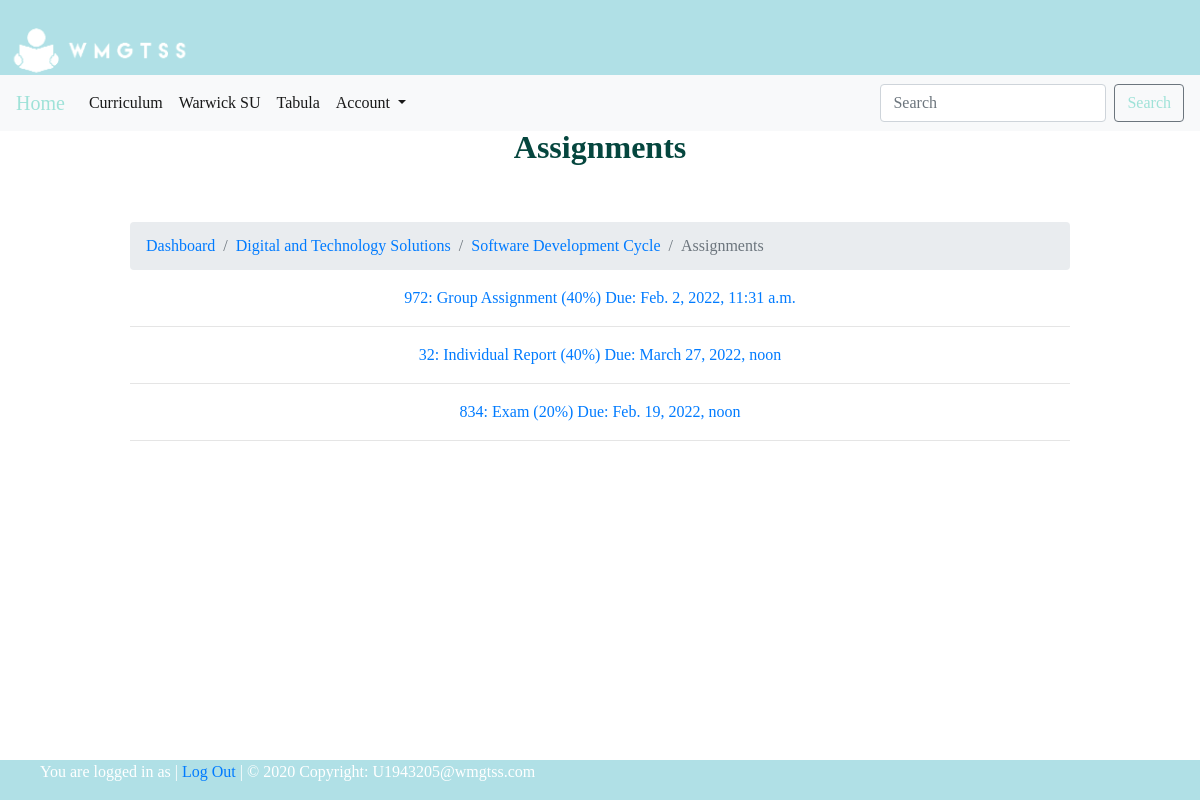
Screenshot of /curriculum/digital-and-technology-solutions/software-development-cycle/assignments with the database file from the repository.
### curriculum/models.py (models this page shows, shortened)
class Module(models.Model):
    module_id = models.IntegerField(unique=True, max_length=100)
    name = models.TextField(max_length=50)
    course = models.ForeignKey(Course, on_delete=models.CASCADE, related_name='modules')
    teacher = models.ForeignKey(User, on_delete=models.CASCADE)
    slug = models.SlugField(null=True, blank=True)

class Course(models.Model):
    course_id = models.CharField(unique=True, max_length=50)
    name = models.TextField(max_length=50)
    slug = models.SlugField(null=True, blank=True)
    image = models.ImageField(upload_to=course_rename, blank=True, verbose_name="Course Image")
    description = models.TextField(max_length=500, blank=True)
    def __str__(self):
        return self.name

class Assignment(models.Model):
    id = models.CharField(primary_key =True, max_length=50)
    course = models.ForeignKey(Course, on_delete=models.CASCADE, related_name='assignments')
    module = models.ForeignKey(Module, on_delete=models.CASCADE,related_name='assignments')
    name = models.TextField(max_length=50)
    description = models.TextField(max_length=250)
    slug = models.SlugField(null=True, blank=True)
    duedate = models.DateTimeField()

### curriculum/views.py (the view)
# urls.py: path('<str:course>/<str:slug>/assignments', views.AssignmentListView.as_view(), name='assignment_list'),
class AssignmentListView(DetailView):
    context_object_name = 'modules'
    model = Module
    template_name = 'curriculum/assignment_list_view.html'

### curriculum/templates/curriculum/assignment_list_view.html (shortened to what this page needs)
{% extends 'base.html' %}
{% load static %}
{% block title %} Assignments {% endblock %}
{% block content %}
<nav aria-label="breadcrumb">
    <ol class="breadcrumb">
      <li class="breadcrumb-item"><a href="/">Dashboard</a></li>
      <li class="breadcrumb-item"><a href="{% url 'curriculum:course_list' %}">{{modules.course}}</a></li>
      <li class="breadcrumb-item"><a href="{% url 'curriculum:module_list' slug=modules.course.slug %}">{{modules.name}}</a></li>
      <li class="breadcrumb-item active" aria-current="page">Assignments</li>
    </ol>
  </nav>
{% for assignment in modules.assignments.all %}
<a href="{% url 'curriculum:assignment_detail' slug=assignment.slug module=modules.slug course=assignment.course.slug %}" >
    {{assignment.id}}: {{assignment.name}} Due: {{assignment.duedate}} </a>
<hr>
{% endfor %}
{% endblock %}

### rows the page displays
Module: course "Digital and Technology Solutions", name "Software Development Cycle"
Assignment: id "972", name "Group Assignment (40%)", duedate "Feb. 2, 2022, 11:31 a.m."
Assignment: id "32", name "Individual Report (40%)", duedate "March 27, 2022, noon"
Assignment: id "834", name "Exam (20%)", duedate "Feb. 19, 2022, noon"
